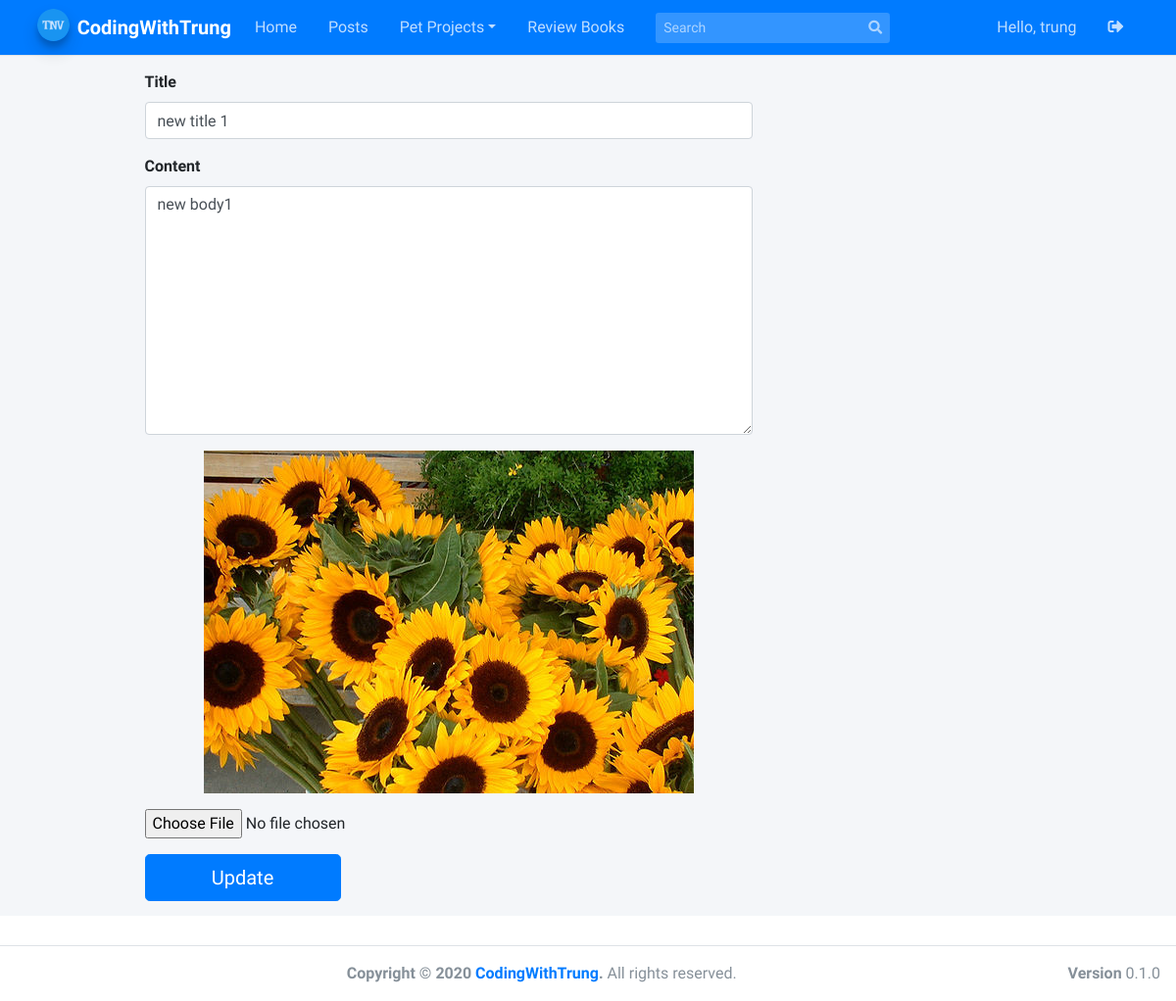
Page /blog/trung-new-title-1/edit (signed in) on the committed database.
### account/models.py (models this page shows, shortened)
class Account(AbstractBaseUser): # extends AbstractBaseUser
    email = models.EmailField(verbose_name="email", max_length=254, unique=True)
    username = models.CharField(verbose_name="username", max_length=50, unique=True)
    full_name = models.CharField(verbose_name="full name", max_length=100)
    description = models.CharField(verbose_name="description", max_length=1000)
    skills = models.CharField(verbose_name="skill", max_length=1000)
    date_joined = models.DateTimeField(verbose_name="date joined", auto_now=True)
    last_login = models.DateTimeField(verbose_name="last login", auto_now=True)
    is_admin = models.BooleanField(default=False)
    is_staff = models.BooleanField(default=False)
    is_active = models.BooleanField(default=True)
    is_superuser = models.BooleanField(default=False)
    USERNAME_FIELD = 'email'
    REQUIRED_FIELDS = ['username']
    objects = MyAccountManager()

### blog/models.py (models this page shows, shortened)
class BlogPost(models.Model):
    title = models.CharField(null=False, max_length=50, blank=False)
    body = models.TextField(max_length=2000, null=False, blank=False)
    date_published = models.DateTimeField(auto_now_add=True, verbose_name="date published")
    image = models.ImageField(upload_to='blog', null=False, blank=True)
    date_updated = models.DateTimeField(auto_now=True, verbose_name="date updated")
    author = models.ForeignKey(settings.AUTH_USER_MODEL, on_delete=models.CASCADE)
    slug = models.SlugField(blank=True, unique=True)

### blog/views.py (the view, shortened to what this page needs)
# urls.py: path('<slug>/edit', edit_post_view, name='edit'),
def edit_post_view(request, slug):
    context = {}
    user = request.user
    if not user.is_authenticated:
        return redirect('login')
    blog_post = get_object_or_404(BlogPost, slug=slug)
    form = UpdateBlogPostForm(
        initial= {
            'title': blog_post.title,
            'body': blog_post.body,
            'image': blog_post.image,
        }
    )
    context['form'] = form
    context['blog_post'] = blog_post
    return render(request, 'blog/edit_post.html', context)

### blog/forms.py (shortened to what this page needs)
class UpdateBlogPostForm(forms.ModelForm):
    class Meta:
        model = BlogPost
        fields = ['title', 'body', 'image']

### blog/templates/blog/edit_post.html (shortened to what this page needs)
{% extends 'base.html' %}
{% block content %}
<div class="container">
	<div class="row">
		<div class="col-lg-7 offset-lg-1">
			<form class="create-form" method="post" enctype="multipart/form-data">{% csrf_token %}
				<div class="form-group">
					<label for="id_title">Title</label>
					<input class="form-control" type="text" name="title" id="id_title" placeholder="Title" value="{{form.initial.title}}" required autofocus>
				</div>
				<div class="form-group">
					<label for="id_body">Content</label>
					<textarea class="form-control" rows="10" type="text" name="body" id="id_body" placeholder="This blog is about..."
					required>{{form.initial.body}}</textarea>
				</div>
				<div class="form-group image-group" id="id_image_group">
				</div>
				<input type="file" name="image" id="id_image_file" accept="image/*" onchange="readURL(this)">
				<button class="submit-button btn btn-lg btn-primary btn-block" type="submit">Update</button>
			</form>
		</div>
	</div>
</div>
{% endblock content %}

### templates/navbar.html (shortened to what this page needs)
{% load static %}
  <nav class="main-header navbar navbar-expand-md navbar-primary navbar-dark margin-nav">
    <div class="container">
      <a href="{% url 'home' %}" class="navbar-brand">
        <img src="{% static '/img/favicon.ico' %}" alt="AdminLTE Logo" class="brand-image img-circle elevation-3"
             style="opacity: .8">
        <span class="brand-text font-weight-bold">CodingWithTrung</span>
      </a>
      <div class="collapse navbar-collapse order-3" id="navbarCollapse">
        <ul class="navbar-nav">
          <li class="nav-item">
            <a href="{% url 'home' %}" class="nav-link">Home</a>
          </li>
          <li class="nav-item">
            <a href="#" class="nav-link">Posts</a>
          </li>
          <li class="nav-item dropdown">
            <a id="dropdownSubMenu1" href="#" data-toggle="dropdown" aria-haspopup="true" aria-expanded="false" class="nav-link dropdown-toggle">Pet Projects</a>
          </li>
          <li class="nav-item">
            <a href="#" class="nav-link">Review Books</a>
          </li>
        </ul>
        <form class="form-inline ml-0 ml-md-3">
          <div class="input-group input-group-sm">
            <input class="form-control form-control-navbar" type="search" placeholder="Search" aria-label="Search">
            <div class="input-group-append">
              <button class="btn btn-navbar" type="submit">
                <i class="fas fa-search"></i>
              </button>
            </div>
          </div>
        </form>
      </div>
      <ul class="order-1 order-md-3 navbar-nav navbar-no-expand ml-auto">
        {% if request.user.is_authenticated %}
        <li class="nav-item">
            <a class="nav-link" href="{% url 'profile' %}">Hello, {{request.user.username}}</a>
        </li>
        <li class="nav-item">
            <a class="nav-link" href="{% url 'logout' %}" role="button"><i
                class="fas fa-sign-out-alt"></i></a>
        </li>
        {% else %}
        <li class="nav-item">
            <a class="nav-link" href="{% url 'login' %}" role="button"><i
                class="fas fa-sign-in-alt"></i></a>
        </li>
        {% endif %}
      </ul>
    </div>
  </nav>

### templates/navbar.html (style rules this page uses)
.margin-nav { margin-bottom: 100px; }

### blog/templates/blog/edit_post.html (style rules this page uses)
.create-form { width: 100%; max-width: 100%; padding: 15px; margin: auto; }
.submit-button { max-width: 200px; }
.image-group { position: relative; text-align: center; cursor:pointer; }

### rows in the picture
Account: user.username "trung"
BlogPost: title "new title 1", body "new body1"
